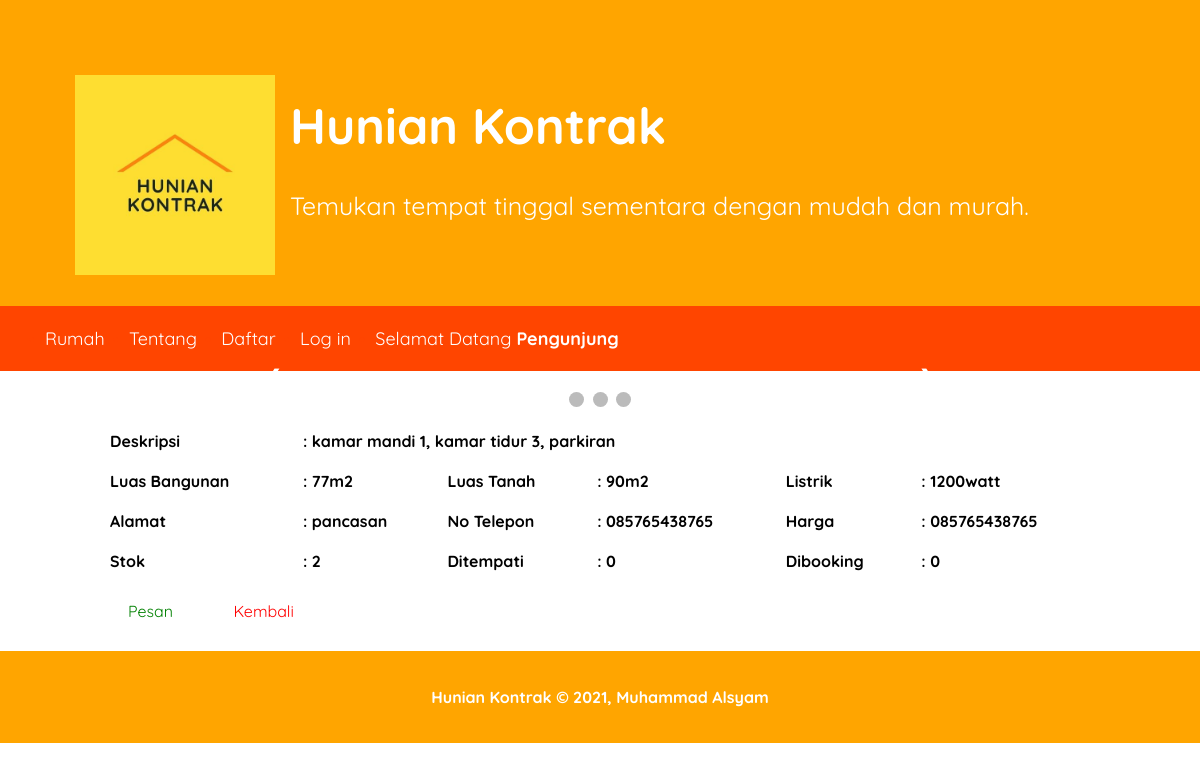
The app's page /home/detailSewa/2 with its own data.
### tables this page shows
CREATE TABLE `kontrak` (
  `id` int(11) NOT NULL,
  `id_user` int(11) NOT NULL,
  `luas_b` varchar(50) NOT NULL,
  `luas_t` varchar(50) NOT NULL,
  `listrik` varchar(50) NOT NULL,
  `deskripsi` text NOT NULL,
  `alamat` text NOT NULL,
  `no_telp` varchar(25) NOT NULL,
  `harga` int(50) NOT NULL,
  `durasi` int(11) NOT NULL,
  `stok` int(11) NOT NULL,
  `ditempati` int(11) NOT NULL,
  `dibooking` int(11) NOT NULL,
  `image` varchar(256) NOT NULL,
  `image2` varchar(256) NOT NULL,
  `image3` varchar(256) NOT NULL
);

### application/controllers/Home.php (called while the page is built, shortened)
<?php
class Home extends CI_Controller
{
    public function detailSewa()
    {
        $id = $this->uri->segment(3);
        $sewa = $this->db->query("SELECT*FROM kontrak  WHERE id='$id'")->result();
        $data['judul'] = "Detail Kontrakan";
        foreach ($sewa as $s) {
            $data['id'] = $s->id;
            $data['luas_t'] = $s->luas_t;
            $data['luas_b'] = $s->luas_b;
            $data['listrik'] = $s->listrik;
            $data['deskripsi'] = $s->deskripsi;
            $data['no_telp'] = $s->no_telp;
            $data['harga'] = $s->harga;
            $data['durasi'] = $s->durasi;
            $data['alamat'] = $s->alamat;
            $data['image'] = $s->image;
            $data['image2'] = $s->image2;
            $data['image3'] = $s->image3;
            $data['ditempati'] = $s->ditempati;
            $data['dibooking'] = $s->dibooking;
            $data['stok'] = $s->stok;
        }
        if ($this->session->userdata('email')) {
            $user = $this->ModelUser->cekData(['email' => $this->session->userdata('email')])->row_array();
            $data['user'] = $user['nama'];
            $this->load->view('templates/header', $data);
            $this->load->view('templates/topbar', $data);
            $this->load->view('sewa/detail-sewa', $data);
            $this->load->view('templates/footer');
        } else {
            $data['user'] = "Pengunjung";
            $this->load->view('templates/header', $data);
            $this->load->view('templates/topbar', $data);
            $this->load->view('sewa/detail-sewa', $data);
            $this->load->view('templates/footer');
        }
    }
}

### index.php (called while the page is built, shortened)
<?php
require_once BASEPATH.'core/CodeIgniter.php';

### application/views/sewa/detail-sewa.php (the view, shortened to what this page needs)
<div class="slideshow-container">
    <a class="prev" onclick="plusSlides(-1)">&#10094;</a>
    <a class="next" onclick="plusSlides(1)">&#10095;</a>
</div>
<br>
<div style="text-align:center">
    <span class="dot" onclick="currentSlide(1)"></span>
    <span class="dot" onclick="currentSlide(2)"></span>
    <span class="dot" onclick="currentSlide(3)"></span>
</div>
<div class="center">
    <table>
        <tr>
            <th>Deskripsi</th>
            <th colspan="4">: <?= $deskripsi; ?></th>
        </tr>
        <tr>
            <th>Luas Bangunan</th>
            <th>: <?= $luas_b; ?></th>
            <th>Luas Tanah</th>
            <th>: <?= $luas_t; ?></th>
            <th>Listrik</th>
            <th>: <?= $listrik; ?></th>
        </tr>
        <tr>
            <th>Alamat</th>
            <th>: <?= $alamat; ?></th>
            <th>No Telepon</th>
            <th>: <?= $no_telp; ?></th>
            <th>Harga</th>
            <th>: <?= $no_telp; ?></th>
        </tr>
        <tr>
            <th>Stok</th>
            <th>: <?= $stok; ?></th>
            <th>Ditempati</th>
            <th>: <?= $ditempati; ?></th>
            <th>Dibooking</th>
            <th>: <?= $dibooking; ?></th>
        </tr>
    </table>
    <br>
    <a href="<?= base_url('booking/tambahBooking/') . $id; ?>" class="btn success">Pesan</a>
    <a href="<?= base_url('home/'); ?>" class="btn danger">Kembali</a>
    <br>
    <br>
</div>

### assets/style.css (style rules this page uses)
body { font-family: "Quicksand", sans-serif; margin: 0; padding: 0; }
a { text-decoration: none; }
tr, th, td { text-align: left; padding: 10px; background-color: white; }
table { border: 2px orange; border-collapse: collapse; border-spacing: 1; width: 100%; }
tr:nth-child(even) { background-color: orange; }
.center { padding: 10px 100px; }
.btn { border: none; color: white; padding: 14px 28px; font-size: 16px; cursor: pointer; }
.success { border-color: #4CAF50; color: green; }
.danger { border-color: #f44336; color: red; }
.slideshow-container { max-width: 700px; position: relative; margin: auto; }
.prev, .next { cursor: pointer; position: absolute; top: 50%; width: auto; padding: 16px; margin-top: -22px; color: white; font-weight: bold; font-size: 18px; transition: 0.6s ease; border-radius: 0 3px 3px 0; user-select: none; }
.next { right: 0; border-radius: 3px 0 0 3px; }
.dot { cursor: pointer; height: 15px; width: 15px; margin: 0 2px; background-color: #bbb; border-radius: 50%; display: inline-block; transition: background-color 0.6s ease; }
* { box-sizing: border-box; }

### records on screen
kontrak: deskripsi "kamar mandi 1, kamar tidur 3, parkiran", luas_b "77m2", luas_t "90m2", listrik "1200watt", alamat "pancasan", no_telp "085765438765", stok "2", ditempati "0", dibooking "0"

### other values on screen
$user "Pengunjung"
